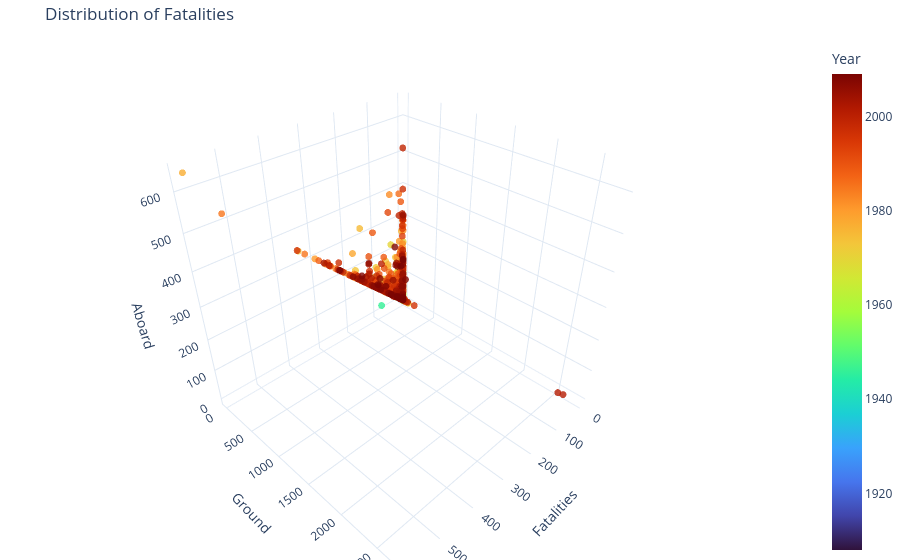

The cell this chart's notebook holds for it:
### Code cell
import plotly.express as px
import warnings

warnings.filterwarnings("ignore", category=DeprecationWarning)

fig = px.scatter_3d(
    df, 
    x='Fatalities', 
    y='Ground', 
    z='Aboard', 
    color='Year',
    color_continuous_scale='Turbo',
    title='Distribution of Fatalities',
    template='plotly_white'
)

fig.update_traces(
    marker=dict(size=4, opacity=0.8)
)

fig.update_layout(
    margin=dict(l=0, r=0, t=40, b=0)
)

fig.show()

### Figure 1 — Plotly figure (JSON) as saved in the notebook; plotly's stock layout.template omitted (floating-point values rounded to 4 significant figures; data arrays with more than 128 entries replaced by an {"elided": "..."} marker saying what was removed)
{"data": [{"hovertemplate": "Fatalities=%{x}<br>Ground=%{y}<br>Aboard=%{z}<br>Year=%{marker.color}<extra></extra>", "legendgroup": "", "marker": {"color": {"elided": "5268 int values"}, "coloraxis": "coloraxis", "opacity": 0.8, "size": 4, "symbol": "circle"}, "mode": "markers", "name": "", "scene": "scene", "showlegend": false, "type": "scatter3d", "x": {"elided": "5268 float values"}, "y": {"elided": "5268 float values"}, "z": {"elided": "5268 float values"}}], "layout": {"coloraxis": {"colorbar": {"title": {"text": "Year"}}, "colorscale": [[0, "#30123b"], [0.07143, "#4145ab"], [0.1429, "#4675ed"], [0.2143, "#39a2fc"], [0.2857, "#1bcfd4"], [0.3571, "#24eca6"], [0.4286, "#61fc6c"], [0.5, "#a4fc3b"], [0.5714, "#d1e834"], [0.6429, "#f3c63a"], [0.7143, "#fe9b2d"], [0.7857, "#f36315"], [0.8571, "#d93806"], [0.9286, "#b11901"], [1, "#7a0402"]]}, "legend": {"tracegroupgap": 0}, "margin": {"b": 0, "l": 0, "r": 0, "t": 40}, "scene": {"domain": {"x": [0, 1], "y": [0, 1]}, "xaxis": {"title": {"text": "Fatalities"}}, "yaxis": {"title": {"text": "Ground"}}, "zaxis": {"title": {"text": "Aboard"}}}, "title": {"text": "Distribution of Fatalities"}}}
